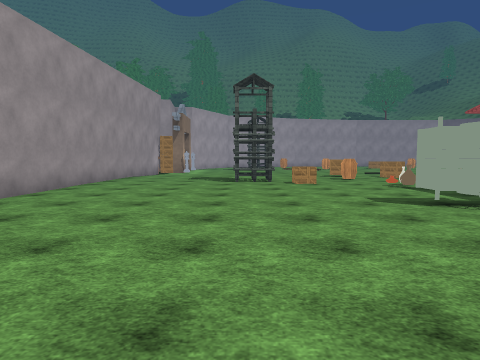
View 1 (above)

24 first-person views from a walk through a scene from a Unity 3-D project. The camera is 1.5 m above the floor, tilts 4° down and sees 75° across. The floor is counted in squares, 2 m on a side. Each view is taken from the middle of a square. On the plan, view 1 faces up. The plan holds only what a view shows up to about 10 squares ahead; the rest is blank. The place goes on beyond the plan. The player is left out. Some animated figures are left out. Door leaves are left out, so doorways stand open. Some surface patterns are stand-ins.

View 2
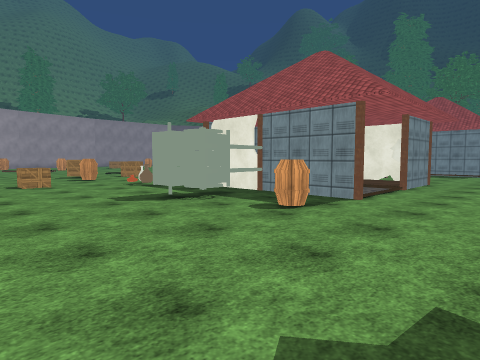

View 3
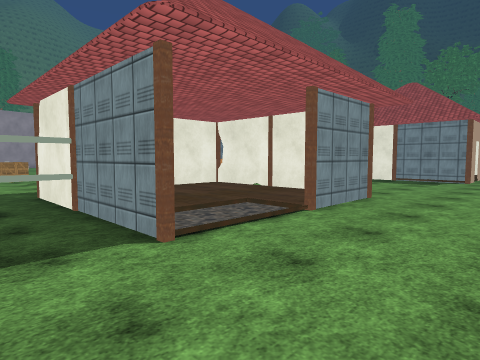

View 4
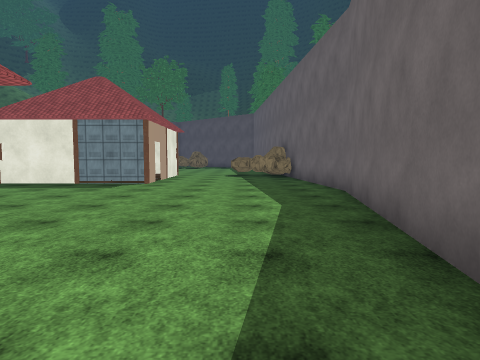

View 5
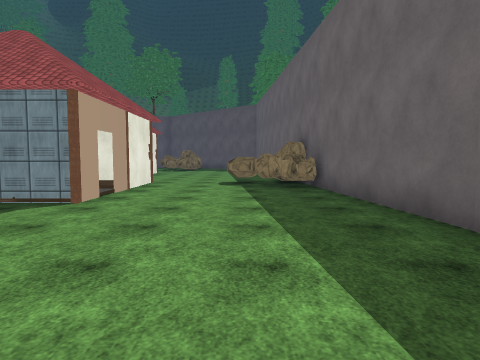

View 6
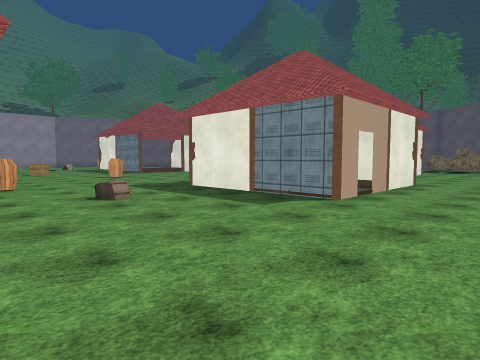

View 7
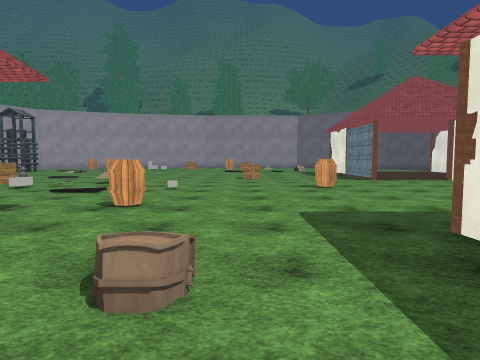

View 8
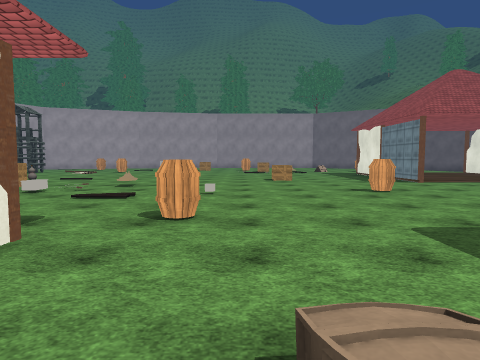

View 9
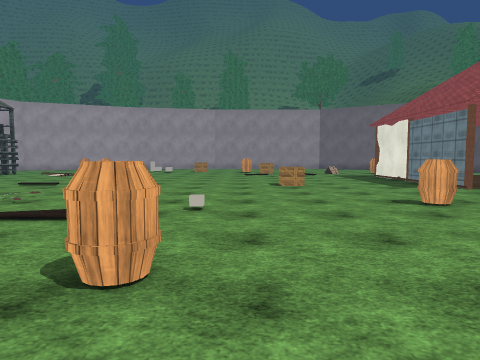

View 10
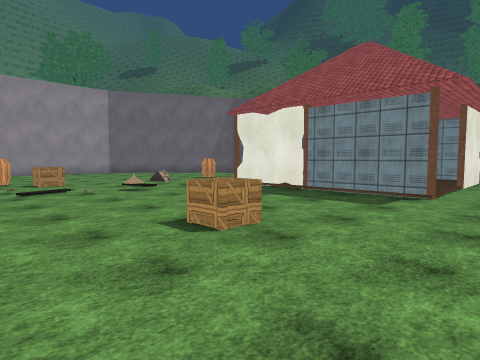

View 11
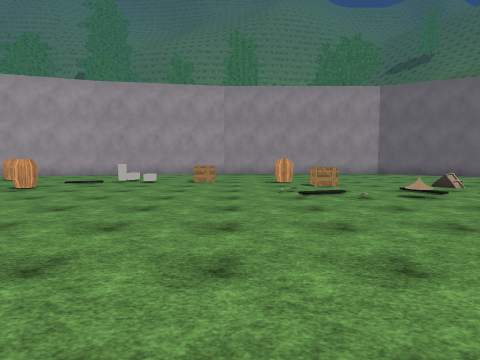

View 12
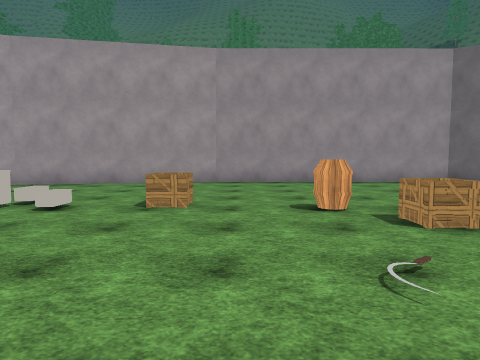

View 13
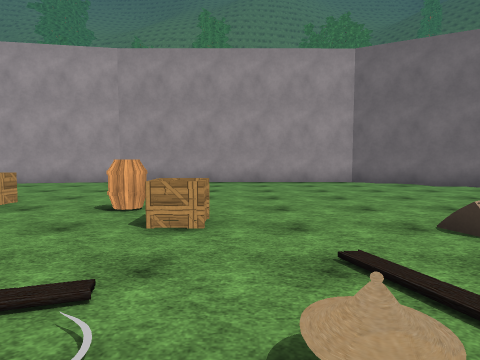

View 14
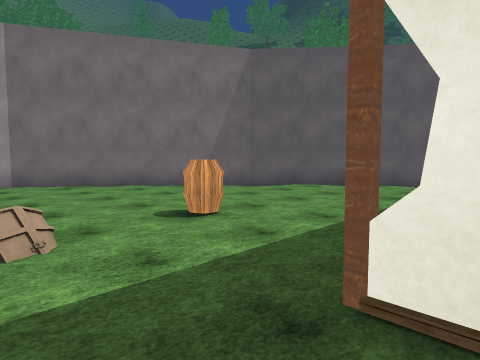

View 15
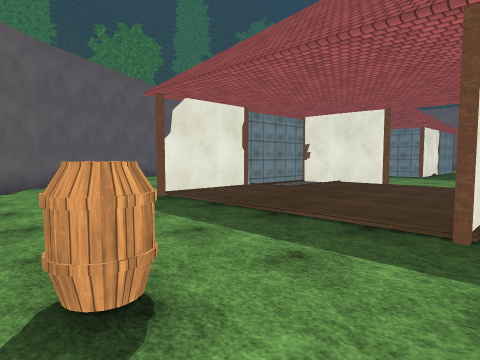

View 16
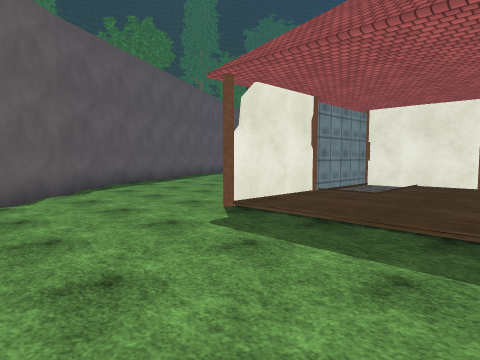

View 17
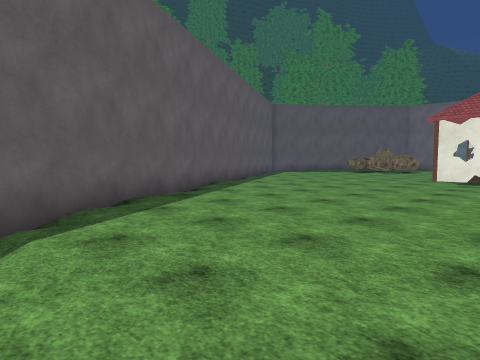

View 18
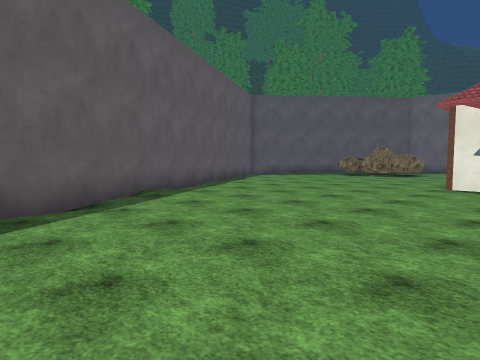

View 19
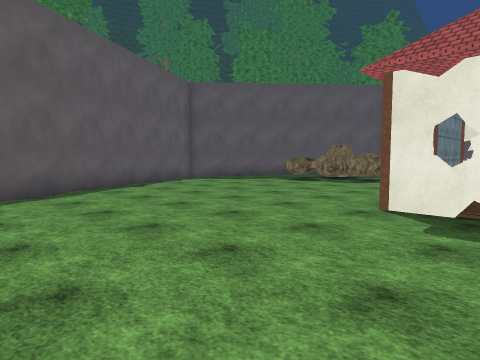

View 20
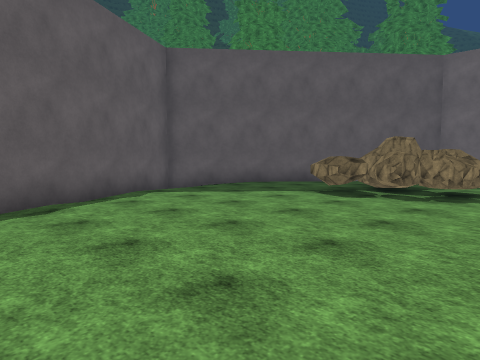

View 21
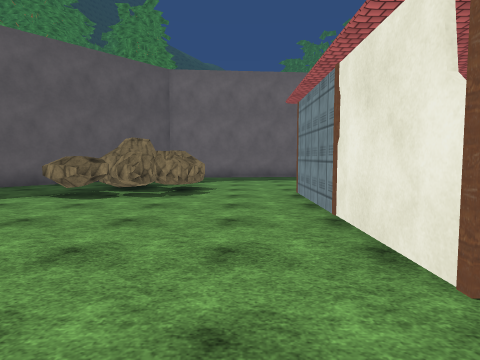

View 22
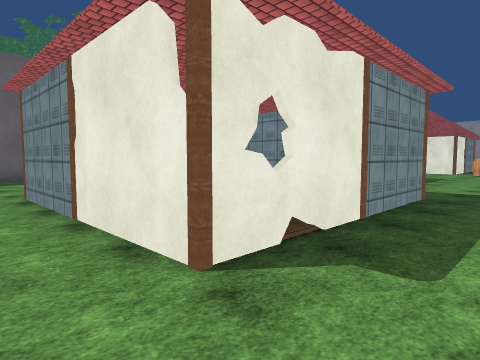

View 23
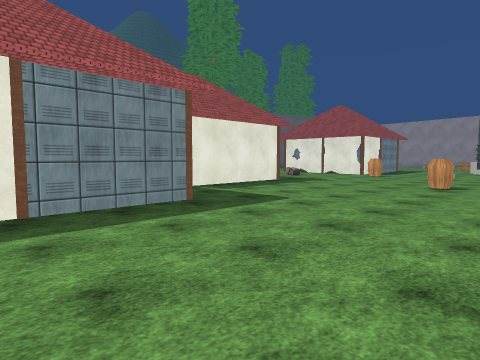

View 24
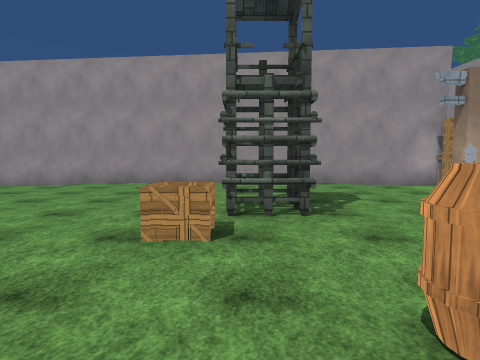

### Floor plan
Key: @ floor where view 1 was taken; # wall or solid block; . main floor; : floor 0.25 m higher than the main floor; / step, stairs or slope; D open door; = window, fence, low wall or low ledge; T tower; B box; A barrel; R rock.
Columns run from 5 left of view 1 to 36 right of it. Each row starts with its distance up from view 1.
 28             #############
 27          ####...........###
 26           ................###
 25            ................/##
 24             ................/##
 23          .. #..B.AA........../#
 22          .........B........... ##
 21           .A.........=..A.....//#
 20            ....../../........../##
 19            .......///.........../##
 18             ..........#:::::#..../#
 17              ........ #:::::#.....##
 16  ##       .. .........#::::.#...../#
 15  #.       ........B...#::::.#...../##
 14 ##...      ...........#:::###....../#
 13 #.....      ........................##
 12 #.......   B......................../#
 11 #....TT..A .........A.............../##
 10 #....TTB...  ......................../#
  9 #......B..=. .........................##
  8 #........#..  ..A.........####=#....../#
  7 #.........#   ##..........    :#.......##
  6 #.........#  ::#....#####      #......./##
  5 #........##::::#.=..#          #.......//#
  4 # ........#::::#....#          #..RRR../##
  3   .......A#..::#....#  ::#     #.RRR...##
  2    ..........###....#DD###.    ..RRR..##
  1     .......................   .......##
  0      @....................    ....   #
 -1            .............RR    .
 -2             ...........RRR    .
 -3              #####...##RR     #
 -4                  #####

Positions as (right, up) in squares from view 1, and headings:
1: (0, 0), facing up
2: (0, 0), facing up-right
3: (4, 0), facing up-right
4: (6, -1), facing right
5: (10, -1), facing right
6: (10, -1), facing up-right
7: (13, 3), facing up
8: (12, 4), facing up
9: (12, 6), facing up
10: (11, 12), facing up-right
11: (11, 13), facing up
12: (11, 18), facing up
13: (14, 18), facing up
14: (16, 18), facing up-right
15: (17, 22), facing down-right
16: (19, 22), facing down-right
17: (23, 20), facing down-right
18: (24, 17), facing down-right
19: (24, 13), facing down-right
20: (27, 10), facing down-right
21: (27, 10), facing down
22: (27, 10), facing down-left
23: (24, 13), facing down-left
24: (5, 10), facing left
